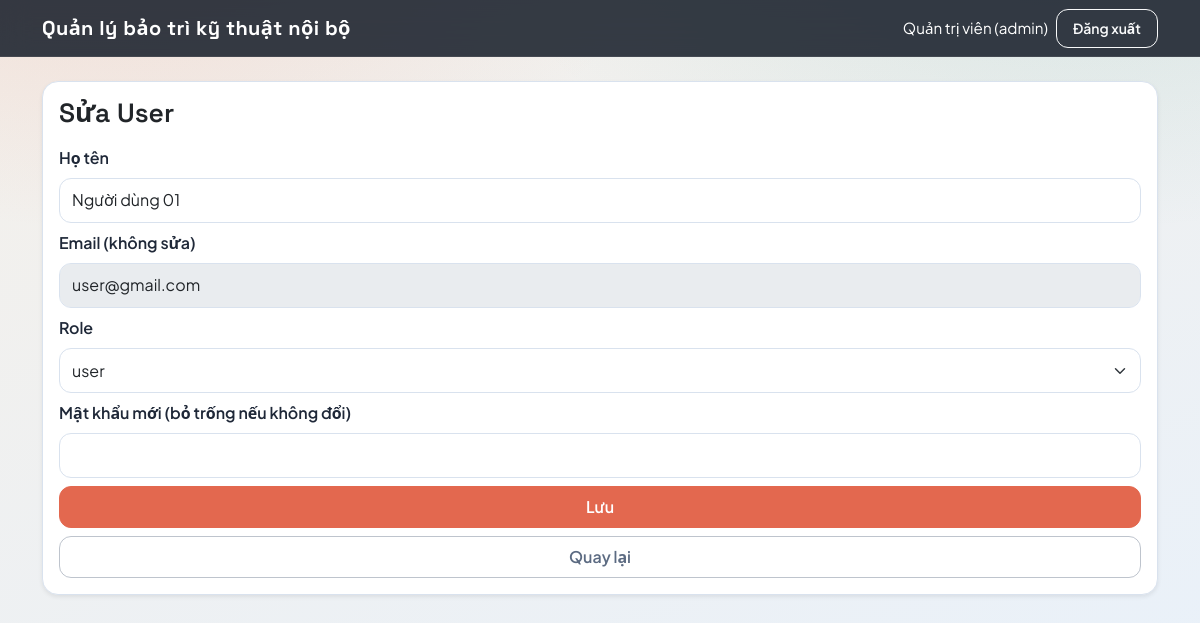
Screenshot of /users_edit.php?id=3 (signed in) with the database file from the repository.
### tables this page shows
CREATE TABLE `users` (
  `id` int(11) NOT NULL,
  `full_name` varchar(100) NOT NULL,
  `email` varchar(120) NOT NULL,
  `password_hash` varchar(255) NOT NULL,
  `role` enum('admin','technician','user') NOT NULL DEFAULT 'user',
  `created_at` datetime NOT NULL DEFAULT current_timestamp()
);

### inc/auth.php (called while the page is built, shortened)
<?php
function e(string $str): string {
    return htmlspecialchars($str, ENT_QUOTES, 'UTF-8');
}

### users_edit.php (the view, shortened to what this page needs)
<?php
require_once __DIR__ . "/inc/db.php";
require_once __DIR__ . "/inc/auth.php";
$id = (int)($_GET['id'] ?? 0);
$stmt = $pdo->prepare("SELECT id, full_name, email, role FROM users WHERE id=?");
$stmt->execute([$id]);
$user = $stmt->fetch();
include __DIR__ . "/inc/header.php";
?>
<div class="card shadow-sm">
  <div class="card-body">
    <h4 class="mb-3">Sửa User</h4>
    <form method="post" class="vstack gap-2">
      <div>
        <label class="form-label">Họ tên</label>
        <input name="full_name" class="form-control" value="<?= e($user['full_name']) ?>" required>
      </div>
      <div>
        <label class="form-label">Email (không sửa)</label>
        <input class="form-control" value="<?= e($user['email']) ?>" disabled>
      </div>
      <div>
        <label class="form-label">Role</label>
        <select name="role" class="form-select">
          <?php foreach (['user','technician','admin'] as $r): ?>
            <option value="<?= $r ?>" <?= $user['role']===$r?'selected':'' ?>><?= $r ?></option>
          <?php endforeach; ?>
        </select>
      </div>
      <div>
        <label class="form-label">Mật khẩu mới (bỏ trống nếu không đổi)</label>
        <input name="new_password" type="password" class="form-control">
      </div>
      <button class="btn btn-dark">Lưu</button>
      <a class="btn btn-outline-secondary" href="users_list.php">Quay lại</a>
    </form>
  </div>
</div>
<?php include __DIR__ . "/inc/footer.php"; ?>

### inc/header.php (style rules this page uses)
:root { color-scheme: light; --bg-1: #f4f0ea; --bg-2: #e8f1fb; --ink: #1f2838; --ink-soft: #5c6b82; --accent: #e3684f; --accent-2: #1f8f7c; --card: #ffffff; --border: #d9e2ee; --shadow: 0 18px 45px rgba(20, 35, 60, 0.12); }
* { box-sizing: border-box; }
body.app-body { font-family: "Plus Jakarta Sans", "Segoe UI", sans-serif; color: var(--ink); background: radial-gradient(1000px 520px at 90% -10%, rgba(31, 143, 124, 0.12), transparent 60%), radial-gradient(900px 520px at 10% -10%, rgba(227, 104, 79, 0.14), transparent 60%), linear-gradient(160deg, var(--bg-1), var(--bg-2)); min-height: 100vh; }
a { text-decoration: none; }
.page-title, .page-header h4, .page-header h5, .card h4, .card h5 { font-family: "Space Grotesk", "Segoe UI", sans-serif; font-weight: 600; margin: 0; font-size: clamp(1.2rem, 1.2rem + 0.6vw, 1.7rem); }
.card { border: 1px solid var(--border); border-radius: 16px; box-shadow: var(--shadow); background: var(--card); animation: float-in 0.6s ease both; }
.btn { border-radius: 12px; font-weight: 600; padding: 0.5rem 1rem; }
.btn-dark { background: var(--accent); border-color: var(--accent); }
.btn-outline-secondary { color: var(--ink-soft); border-color: rgba(92, 107, 130, 0.4); }
.form-label { font-weight: 600; color: var(--ink); }
.form-control, .form-select { border-radius: 12px; border-color: var(--border); padding: 0.6rem 0.75rem; }

### rows the page displays
users: full_name "Người dùng 01", email "user@gmail.com", role "user"

### other values shown
current_user()['full_name'] "Quản trị viên"
current_user()['role'] "admin"
